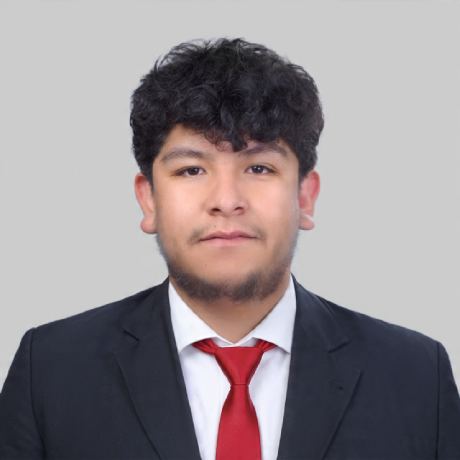
#> input picture assets/source/portrait.png, 460 x 460 px
$ python generate.py
#> lines starting #> are read from the running program, lines starting #| are printed output that depends on the picture; after the words box and inside, x2 and y2 are one past the last pixel; in counts of white or black regions, pixels touching at a corner belong together
#!/usr/bin/env python3
"""Generate the animated GitHub profile banners.

Adapted from https://github.com/macu-dev/macu-dev
for Mauricio Morales Fernandez (@Miau44).

Run from the repository root:
    python scripts/banner/generate.py

Requires: pip install -r scripts/banner/requirements.txt
Requires: a portrait photo at assets/source/portrait.png
"""

from __future__ import annotations

import html
from collections import deque
from pathlib import Path

import numpy as np
from PIL import Image, ImageDraw, ImageEnhance, ImageFilter, ImageOps
from scipy.optimize import linear_sum_assignment
from scipy.spatial.distance import cdist


ROOT = Path(__file__).resolve().parents[2]
SOURCE = ROOT / "assets/source/portrait.png"
ASSETS = ROOT / "assets"

W, H = 1180, 610
INTRO_SECONDS = 0.6
PORTRAIT_HOLD_SECONDS = 1.2
TRANSITION_SECONDS = 0.5
LOGO_HOLD_SECONDS = 1.2
TRAVELLER_COUNT = 900
HOLD_PARTICLE_COUNT = 2_400
SEED = 314159

YAML_ROWS = [
    (0, "profile", ""),
    (1, "subject", "Mauricio Gonzalo Morales Fernandez"),
    (1, "role", "Ingeniero de Sistemas · Full-Stack"),
    (1, "origin", "La Paz, Bolivia"),
    (1, "focus", "Software empresarial · Datos · IA"),
    (1, "building", "APIs · Chatbots · Sistemas financieros"),
    (1, "learning", "Diplomado en Desarrollo Web Full Stack"),
    (0, "stack", ""),
    (1, "backend", "C# / .NET · NestJS · Node.js · Laravel"),
    (1, "frontend", "Angular · Vue · React · TypeScript"),
    (1, "databases", "Oracle · SQL Server · MySQL · PostgreSQL"),
    (1, "data_ai", "Python · Machine Learning · Power BI"),
    (1, "cloud", "Azure · Azure DevOps · Git"),
    (0, "contact", ""),
    (1, "email", "morales.12453447@gmail.com"),
    (1, "github", "Miau44"),
    (1, "timezone", "UTC-4 · La Paz"),
]

THEMES = {
    "dark": {
        "bg":      "#0A0F1E",
        "panel":   "#0D1628",
        "panel2":  "#101B30",
        "line":    "#25344C",
        "muted":   "#8291A8",
        "text":    "#F0E6F0",
        "portrait":"#F78CA0",   # city pop pink
        "chrome":  "#C9B1D9",   # city pop lavender
        "accent":  "#F78CA0",
        "shadow":  "#02050B",
    },
    "light": {
        "bg":      "#FDF0F3",
        "panel":   "#FFFFFF",
        "panel2":  "#FDE8EE",
        "line":    "#F0C0CE",
        "muted":   "#9B7B8A",
        "text":    "#2D1A24",
        "portrait":"#E05F80",
        "chrome":  "#7B5EA7",
        "accent":  "#E05F80",
        "shadow":  "#D4A0B0",
    },
}


def edge_connected(mask: np.ndarray) -> np.ndarray:
    """Return true values in ``mask`` that connect to an image edge."""
    connected = np.zeros(mask.shape, dtype=bool)
    queue: deque[tuple[int, int]] = deque()
    height, width = mask.shape
    for x in range(width):
        queue.extend(((0, x), (height - 1, x)))
    for y in range(height):
        queue.extend(((y, 0), (y, width - 1)))
    while queue:
        y, x = queue.popleft()
        if connected[y, x] or not mask[y, x]:
            continue
        connected[y, x] = True
        for ny, nx in ((y - 1, x), (y + 1, x), (y, x - 1), (y, x + 1)):
            if 0 <= ny < height and 0 <= nx < width:
                queue.append((ny, nx))
    return connected


def make_logos() -> dict[str, Image.Image]:
    """Sample simple code/database glyphs for the SVG particle animation."""
    code = Image.new("RGBA", (400, 400))
    draw = ImageDraw.Draw(code)
    draw.line([(133, 110), (45, 200), (133, 290)], fill="white", width=24, joint="curve")
    draw.line([(267, 110), (355, 200), (267, 290)], fill="white", width=24, joint="curve")
    draw.line([(230, 78), (170, 322)], fill="white", width=24)
    database = Image.new("RGBA", (400, 400))
    draw = ImageDraw.Draw(database)
    draw.ellipse((85, 72, 315, 150), outline="white", width=18)
    draw.line((85, 110, 85, 285), fill="white", width=18)
    draw.line((315, 110, 315, 285), fill="white", width=18)
    for top in (130, 208, 247):
        draw.arc((85, top, 315, top + 78), 0, 180, fill="white", width=18)
    return {"code": code, "database": database}


def floyd_steinberg(gray: np.ndarray) -> np.ndarray:
    """Serpentine 1-bit Floyd-Steinberg diffusion; True means a lit pixel."""
    work = gray.astype(np.float32) / 255.0
    out = np.zeros_like(work, dtype=bool)
    height, width = work.shape
    for y in range(height):
        left_to_right = y % 2 == 0
        xs = range(width) if left_to_right else range(width - 1, -1, -1)
        direction = 1 if left_to_right else -1
        for x in xs:
            old = work[y, x]
            new = 1.0 if old >= 0.5 else 0.0
            out[y, x] = bool(new)
            err = old - new
            nx = x + direction
            if 0 <= nx < width:
                work[y, nx] += err * 7 / 16
            if y + 1 < height:
                if 0 <= x - direction < width:
                    work[y + 1, x - direction] += err * 3 / 16
                work[y + 1, x] += err * 5 / 16
                if 0 <= nx < width:
                    work[y + 1, nx] += err * 1 / 16
    return out


def portrait_points(theme: str, rng: np.random.Generator) -> np.ndarray:
    """Return sampled x/y banner coordinates from a 300x340 dither grid."""
    source = Image.open(SOURCE).convert("RGBA")
    # Tighter head + shoulders crop so face detail fills the VISUAL.MAP frame.
    w, h = source.size
    crop_w = int(w * 0.84)
    crop_h = int(crop_w * (340 / 300))
    left = (w - crop_w) // 2
    top = int(h * 0.04)
    crop = source.crop((left, top, left + crop_w, top + crop_h)).resize((300, 340), Image.Resampling.LANCZOS)
    rgb = crop.convert("RGB")
    alpha = np.asarray(crop.getchannel("A"), dtype=np.float32) / 255.0
    # Omit the edge-connected gray studio backdrop from the vector point map.
    pixels = np.asarray(rgb, dtype=np.float32)
    neutral = (pixels.max(axis=2) - pixels.min(axis=2)) < 12
    gray = pixels.mean(axis=2)
    alpha[edge_connected(neutral & (gray > 185) & (gray < 220))] = 0

    # Put the portrait over a solid background to process lighting
    if theme == "dark":
        bg = Image.new("RGBA", crop.size, "black")
        bg.alpha_composite(crop)
        prepared = ImageOps.grayscale(bg.convert("RGB"))
        prepared = ImageOps.autocontrast(prepared, cutoff=1)
        prepared = ImageEnhance.Contrast(prepared).enhance(1.35)
        prepared = ImageEnhance.Brightness(prepared).enhance(1.05)
        prepared = prepared.filter(ImageFilter.UnsharpMask(radius=2.0, percent=160, threshold=1))
        select_lit = True
    else:
        bg = Image.new("RGBA", crop.size, "white")
        bg.alpha_composite(crop)
        prepared = ImageOps.grayscale(bg.convert("RGB"))
        prepared = ImageOps.autocontrast(prepared, cutoff=1)
        prepared = ImageEnhance.Contrast(prepared).enhance(1.25)
        prepared = ImageEnhance.Brightness(prepared).enhance(1.05)
        prepared = prepared.filter(ImageFilter.UnsharpMask(radius=2.0, percent=150, threshold=1))
        select_lit = False

    bits = floyd_steinberg(np.asarray(prepared))
    active = bits if select_lit else ~bits
    active &= alpha > 0.08

    # Keep the full 300×340 lattice — skipping 2×2 cells was the soft/blurry look.
    ys, xs = np.where(active)
    if len(xs) == 0:
        return np.zeros((0, 2), dtype=np.float32)
    points = np.column_stack((74 + xs, 154 + ys)).astype(np.float32)
    if len(points) > 18000:
        points = points[rng.choice(len(points), 18000, replace=False)]
    return points


def logo_silhouette_points(image: Image.Image) -> np.ndarray:
    """Return every visible logo pixel in the portrait frame's coordinate space."""
    alpha = np.asarray(image.getchannel("A"))
    ys, xs = np.where(alpha > 127)
    return np.column_stack((89 + xs * 0.675, 188 + ys * 0.675)).astype(np.float32)


def sample_logo_points(
    image: Image.Image, rng: np.random.Generator, count: int
) -> np.ndarray:
    """Choose travellers from a silhouette in the portrait frame's visual space."""
    points = logo_silhouette_points(image)
    if not len(points):
        raise ValueError("icon has no visible pixels")
    chosen = rng.choice(len(points), count, replace=len(points) < count)
    return points[chosen]


def transport(source: np.ndarray, target: np.ndarray) -> np.ndarray:
    """Order target points by minimum-cost assignment from source points."""
    rows, cols = linear_sum_assignment(cdist(source, target, metric="sqeuclidean"))
    ordered = np.empty_like(target)
    ordered[rows] = target[cols]
    return ordered


def num(value: float) -> str:
    return f"{value:.1f}".rstrip("0").rstrip(".")


def time_num(value: float) -> str:
    """Format SMIL timeline values without collapsing adjacent keyframes."""
    return f"{value:.4f}".rstrip("0").rstrip(".")


def point_path(points: np.ndarray) -> str:
    """Aggregate adjacent horizontal one-pixel dots into compact SVG path runs."""
    if not len(points):
        return ""
    integer = np.rint(points).astype(int)
    unique = sorted({(int(x), int(y)) for x, y in integer}, key=lambda p: (p[1], p[0]))
    chunks: list[str] = []
    i = 0
    while i < len(unique):
        x0, y = unique[i]
        x1 = x0
        i += 1
        while i < len(unique) and unique[i][1] == y and unique[i][0] <= x1 + 1:
            x1 = unique[i][0]
            i += 1
        chunks.append(f"M{x0} {y}h{x1 - x0 + 1}")
    return "".join(chunks)


def particle_path(points: np.ndarray) -> str:
    """Render independent one-pixel particles without joining adjacent dots."""
    integer = np.rint(points).astype(int)
    unique = sorted({(int(x), int(y)) for x, y in integer}, key=lambda p: (p[1], p[0]))
    return "".join(f"M{x} {y}h1" for x, y in unique)


# [4 lines left out: function dotted_leader, not called in this run]


def text_width(text: str, font_size: float) -> float:
    """Stable monospace width used both for textLength and leader placement."""
    return len(text) * font_size * 0.605


def animate_values(points: list[np.ndarray], index: int) -> str:
    return ";".join(f"{num(p[index, 0])} {num(p[index, 1])}" for p in points)


def render_svg(
    theme_name: str,
    portrait: np.ndarray,
    logo_points: dict[str, np.ndarray],
    logo_hold_particles: dict[str, np.ndarray],
    rng: np.random.Generator,
) -> str:
    t = THEMES[theme_name]
    n = min(TRAVELLER_COUNT, len(portrait))
    source = portrait[rng.choice(len(portrait), n, replace=False)]
    targets: list[np.ndarray] = []
    current = source
    for name, points in logo_points.items():
        current = transport(current, points[:n])
        targets.append(current)

    # Brief portrait hold, then transitions and full-logo holds. Returning
    # to the portrait keeps the loop seamless.
    times = [0.0, PORTRAIT_HOLD_SECONDS]
    frames = [source, source]
    for target in targets:
        times.extend((times[-1] + TRANSITION_SECONDS,
                      times[-1] + TRANSITION_SECONDS + LOGO_HOLD_SECONDS))
        frames.extend((target, target))
    times.append(times[-1] + TRANSITION_SECONDS)
    frames.append(source)
    loop_seconds = times[-1]
    loop_duration = time_num(loop_seconds)
    key_times = ";".join(time_num(v / loop_seconds) for v in times)
    opacity_values = ";".join(["0", "0"] + ["1"] * (len(frames) - 3) + ["0"])
    parts: list[str] = [
        '<svg xmlns="http://www.w3.org/2000/svg" '
        f'width="{W}" height="{H}" viewBox="0 0 {W} {H}" role="img" '
        'aria-labelledby="title desc">',
        "<title id=\"title\">Mauricio Morales Fernandez — Full-Stack Developer</title>",
        '<desc id="desc">Animated terminal profile with a dithered portrait and '
        "code and database silhouettes. La Paz, Bolivia.</desc>",
        '<style>.still{display:none}@media(prefers-reduced-motion:reduce){'
        '.animated{display:none}.still{display:inline}}</style>',
        "<defs>",
        '<filter id="shadow" x="-20%" y="-20%" width="140%" height="150%">'
        f'<feDropShadow dx="0" dy="12" stdDeviation="16" flood-color="{t["shadow"]}" '
        'flood-opacity=".28"/></filter>',
        '<filter id="glow" x="-100%" y="-100%" width="300%" height="300%">'
        f'<feGaussianBlur stdDeviation="3" result="b"/><feFlood flood-color="{t["chrome"]}" '
        'flood-opacity=".35"/><feComposite in2="b" operator="in"/>'
        '<feMerge><feMergeNode/><feMergeNode in="SourceGraphic"/></feMerge></filter>',
        '<clipPath id="visualClip"><rect x="49" y="124" width="390" height="414" rx="3"/></clipPath>',
        "</defs>",
        f'<rect width="{W}" height="{H}" rx="18" fill="{t["bg"]}"/>',
        f'<rect x="13" y="13" width="1154" height="584" rx="13" fill="{t["panel"]}" '
        f'stroke="{t["line"]}" filter="url(#shadow)"/>',
        f'<path d="M13 62H1167" stroke="{t["line"]}"/>',
        '<circle cx="38" cy="38" r="6" fill="#FF5F57"/>'
        '<circle cx="59" cy="38" r="6" fill="#FEBC2E"/>'
        '<circle cx="80" cy="38" r="6" fill="#28C840"/>',
        f'<text x="590" y="43" text-anchor="middle" fill="{t["muted"]}" '
        'font-family="ui-monospace,SFMono-Regular,Consolas,monospace" font-size="13" '
        'letter-spacing=".4">vim profile.yml</text>',
        # Left visual frame.
        f'<rect x="35" y="88" width="418" height="472" rx="6" fill="{t["panel2"]}" '
        f'stroke="{t["line"]}"/>',
        f'<path d="M35 124H453" stroke="{t["line"]}"/>',
        f'<text x="49" y="111" fill="{t["chrome"]}" '
        'font-family="ui-monospace,SFMono-Regular,Consolas,monospace" font-size="13" '
        'font-weight="700" letter-spacing="1.2">VISUAL.MAP</text>',
        f'<text x="438" y="111" text-anchor="end" fill="{t["muted"]}" '
        'font-family="ui-monospace,SFMono-Regular,Consolas,monospace" font-size="11">300×340 / 1-BIT</text>',
        f'<path d="M49 141h12M49 141v12M439 141h-12M439 141v12M49 539h12M49 539v-12'
        f'M439 539h-12M439 539v-12" fill="none" stroke="{t["chrome"]}" opacity=".55"/>',
        f'<path class="still" d="{point_path(portrait)}" clip-path="url(#visualClip)" '
        f'fill="none" stroke="{t["portrait"]}" stroke-width="1"/>',
        '<g class="animated" clip-path="url(#visualClip)" shape-rendering="crispEdges">',
        # Loop layer stays visible at t=0 so camo/static first frames still show the face.
        # Intro duplicate below shimmers on top, then hands off to the loop.
        '<g opacity="1">',
    ]

    # Dense portrait drift moves toward the first logo in the current sequence.
    first_centroid = targets[0].mean(axis=0)
    band_ids = rng.integers(0, 94, size=len(portrait))
    noise = rng.normal(0, 4, size=(94, 2))
    for band in range(94):
        pts = portrait[band_ids == band]
        if not len(pts):
            continue
        centroid = pts.mean(axis=0)
        delta = (first_centroid - centroid) * 0.18 + noise[band]
        drift_positions = ["0 0", "0 0", f"{num(delta[0])} {num(delta[1])}",
                           f"{num(delta[0])} {num(delta[1])}"]
        drift_positions.extend(["0 0"] * (len(frames) - len(drift_positions)))
        drift_opacity = [".94", ".94", "0", "0"]
        drift_opacity.extend(["0"] * (len(frames) - len(drift_opacity) - 1))
        drift_opacity.append(".94")
        drift_position_values = ";".join(drift_positions)
        drift_opacity_values = ";".join(drift_opacity)
        d = point_path(pts)
        parts.append(
            f'<path d="{d}" fill="none" stroke="{t["portrait"]}" stroke-width="1" '
            'opacity=".94">'
            f'<animateTransform attributeName="transform" type="translate" begin="{INTRO_SECONDS}s" '
            f'dur="{loop_duration}s" repeatCount="indefinite" calcMode="linear" '
            f'keyTimes="{key_times}" values="{drift_position_values}"/>'
            f'<animate attributeName="opacity" begin="{INTRO_SECONDS}s" dur="{loop_duration}s" '
            f'repeatCount="indefinite" keyTimes="{key_times}" '
            f'values="{drift_opacity_values}"/></path>'
        )

    # Optimal-transport travellers, represented as tiny path squares (never glyphs).
    for i in range(n):
        positions = animate_values(frames, i)
        parts.append(
            f'<path d="M-.65-.65h1.3v1.3h-1.3z" fill="{t["portrait"]}">'
            f'<animateTransform attributeName="transform" type="translate" begin="{INTRO_SECONDS}s" '
            f'dur="{loop_duration}s" repeatCount="indefinite" calcMode="linear" '
            f'keyTimes="{key_times}" values="{positions}"/>'
            f'<animate attributeName="opacity" begin="{INTRO_SECONDS}s" dur="{loop_duration}s" '
            f'repeatCount="indefinite" calcMode="linear" keyTimes="{key_times}" '
            f'values="{opacity_values}"/></path>'
        )

    # Travellers give the transition its motion. A denser particle cloud takes
    # over when they arrive, preserving the dithered look during each logo hold.
    for index, (name, particles) in enumerate(logo_hold_particles.items()):
        visible = ["0"] * len(frames)
        visible[index * 2 + 2] = ".82"
        visible[index * 2 + 3] = ".82"
        parts.append(
            f'<path d="{particle_path(particles)}" fill="none" stroke="{t["portrait"]}" '
            'stroke-width="1" opacity="0">'
            f'<animate attributeName="opacity" begin="{INTRO_SECONDS}s" dur="{loop_duration}s" '
            f'repeatCount="indefinite" calcMode="linear" keyTimes="{key_times}" '
            f'values="{";".join(visible)}"/></path>'
        )
    parts.append("</g>")

    # One-shot scattered intro: sixty random, interleaved point groups.
    intro_ids = rng.integers(0, 60, size=len(portrait))
    order = rng.permutation(60)
    starts = np.empty(60)
    starts[order] = np.linspace(INTRO_SECONDS * 0.02, INTRO_SECONDS * 0.5, 60)
    for group in range(60):
        pts = portrait[intro_ids == group]
        if not len(pts):
            continue
        parts.append(
            f'<path d="{point_path(pts)}" fill="none" stroke="{t["portrait"]}" '
            'stroke-width="1" opacity="0">'
            f'<animate attributeName="opacity" begin="{time_num(starts[group])}s" '
            f'dur="{time_num(INTRO_SECONDS * 0.3)}s" '
            'values="0;1" fill="freeze"/>'
            f'<animate attributeName="opacity" begin="{time_num(INTRO_SECONDS * 0.8)}s" '
            f'dur="{time_num(INTRO_SECONDS * 0.2)}s" values="1;0" fill="freeze"/>'
            "</path>"
        )
    parts.extend(
        [
            "</g>",
            # Small frame telemetry.
            f'<text x="58" y="551" fill="{t["muted"]}" '
            'font-family="ui-monospace,SFMono-Regular,Consolas,monospace" font-size="10">'
            f'PTS {len(portrait):05d} · FS/SERPENTINE</text>',
            # Right information panel (Vim YAML editor view).
            f'<rect x="474" y="88" width="672" height="472" rx="6" fill="{t["panel2"]}" '
            f'stroke="{t["line"]}"/>',
            f'<path d="M474 124H1146" stroke="{t["line"]}"/>',
            f'<text x="490" y="111" fill="{t["chrome"]}" '
            'font-family="ui-monospace,SFMono-Regular,Consolas,monospace" font-size="13" '
            'font-weight="700" letter-spacing=".5">profile.yml</text>',
            f'<text x="580" y="111" fill="{t["muted"]}" '
            'font-family="ui-monospace,SFMono-Regular,Consolas,monospace" font-size="11">[YAML]</text>',
            f'<rect x="996" y="94" width="132" height="24" rx="12" fill="{t["chrome"]}" opacity=".16" '
            f'stroke="{t["chrome"]}"/>',
            f'<text x="1062" y="111" text-anchor="middle" fill="{t["chrome"]}" '
            'font-family="ui-monospace,SFMono-Regular,Consolas,monospace" font-size="13" '
            'font-weight="700">@Miau44</text>',
        ]
    )

    row_y = 148.0
    for idx, (indent, key, value) in enumerate(YAML_ROWS, 1):
        line_num = f"{idx:2d}"
        if indent == 0:
            content = f'<tspan fill="{t["chrome"]}" font-weight="700">{html.escape(key)}:</tspan>'
            text_x = 525.0
        else:
            content = (
                f'<tspan fill="{t["portrait"]}">{html.escape(key)}: </tspan>'
                f'<tspan fill="{t["text"]}">{html.escape(value)}</tspan>'
            )
            text_x = 542.0

        parts.extend(
            [
                f'<text x="506" y="{num(row_y)}" text-anchor="end" fill="{t["muted"]}" opacity=".45" '
                'font-family="ui-monospace,SFMono-Regular,Consolas,monospace" font-size="13">'
                f"{line_num}</text>",
                f'<text x="{num(text_x)}" y="{num(row_y)}" '
                'font-family="ui-monospace,SFMono-Regular,Consolas,monospace" font-size="13">'
                f"{content}</text>",
            ]
        )
        row_y += 21.5

    # Vim status line at bottom of panel
    parts.extend(
        [
            f'<path d="M474 526H1146" stroke="{t["line"]}"/>',
            f'<rect x="475" y="527" width="670" height="32" fill="{t["panel"]}" rx="0 0 5 5"/>',
            f'<rect x="485" y="533" width="72" height="20" rx="3" fill="{t["portrait"]}"/>',
            f'<text x="521" y="547" text-anchor="middle" fill="{t["bg"]}" '
            'font-family="ui-monospace,SFMono-Regular,Consolas,monospace" font-size="11" font-weight="700">NORMAL</text>',
            f'<text x="569" y="547" fill="{t["text"]}" '
            'font-family="ui-monospace,SFMono-Regular,Consolas,monospace" font-size="12" font-weight="600">profile.yml</text>',
            f'<text x="740" y="547" fill="{t["muted"]}" '
            'font-family="ui-monospace,SFMono-Regular,Consolas,monospace" font-size="11">[utf-8]</text>',
            f'<text x="1134" y="547" text-anchor="end" fill="{t["muted"]}" '
            'font-family="ui-monospace,SFMono-Regular,Consolas,monospace" font-size="11">17L  100%  17:1</text>',
            "</svg>",
        ]
    )
    return "".join(parts)


def main() -> None:
    if not SOURCE.exists():
        raise SystemExit(f"Missing source portrait: {SOURCE}")
    ASSETS.mkdir(parents=True, exist_ok=True)
    logos = make_logos()
#> logos = 2 items

    portraits: dict[str, np.ndarray] = {}
    for index, theme in enumerate(THEMES):
        rng = np.random.default_rng(SEED + index)
        points = portrait_points(theme, rng)
#> in portrait_points, `crop = source.crop((left, top, left + crop_w, top + crop_h)).resize((3..`:
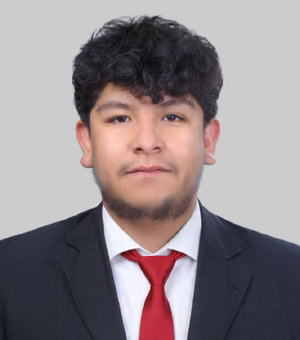
#> crop: PIL image 300x340 RGBA; mean R, G, B, A 144.8, 134.8, 138.1, 255
#> in portrait_points, `neutral = (pixels.max(axis=2) - pixels.min(axis=2)) < 12`:
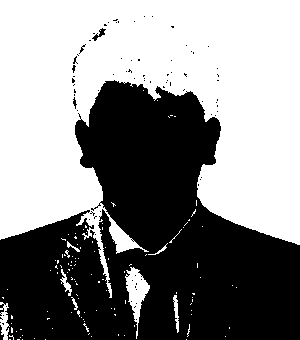
#> neutral: shape (340, 300) bool; 53.5% white; 83 black regions (79 under 20 px), largest, box (x1, y1, x2, y2) and area: (0, 80, 300, 340) 47144, (92, 28, 106, 41) 62, (0, 325, 4, 340) 32, (73, 97, 77, 109) 23
#> in portrait_points, `gray = pixels.mean(axis=2)`:
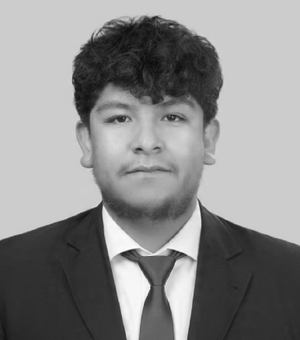
#> gray: shape (340, 300) float32; min 12.33, max 254.7, mean 139.2
#> in portrait_points, `alpha[edge_connected(neutral & (gray > 185) & (gray < 220))] = 0`:
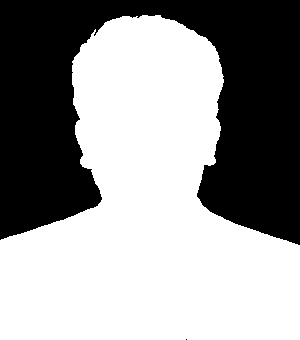
#> alpha: shape (340, 300) float32; values 0 (black) and 1 (white), 59.3% white; 2 black regions (1 under 20 px), largest, box (x1, y1, x2, y2) and area: (0, 0, 300, 245) 41542
#> in portrait_points, `prepared = ImageOps.autocontrast(prepared, cutoff=1)`:
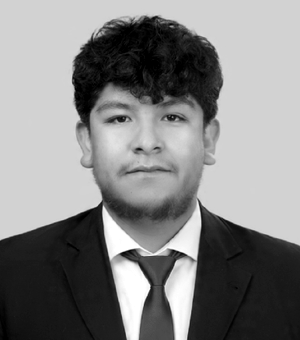
#> prepared: PIL image 300x340 L; min 0, max 255, mean 132.6
#> (the rest of the program and of its run is left out)
